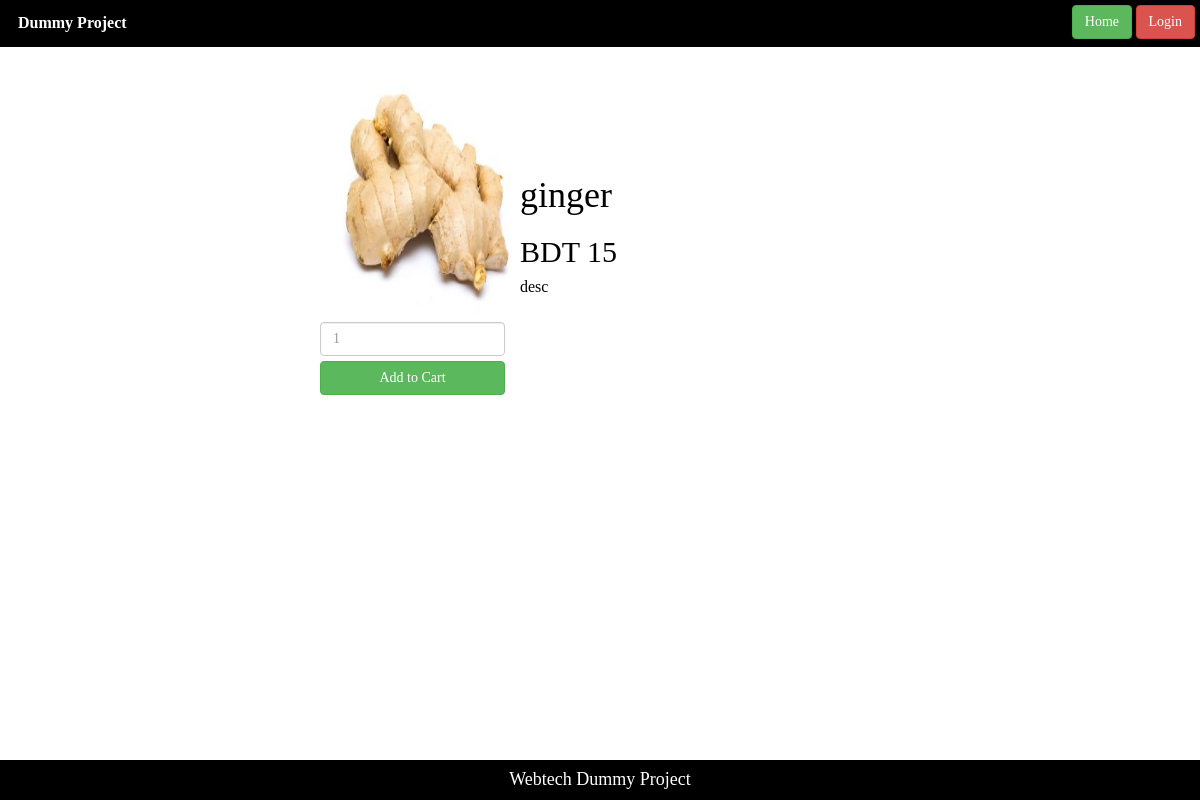
The app's page /views/item.php?id=4 with its own data.
### tables this page shows
CREATE TABLE `products` (
  `id` int(10) NOT NULL,
  `name` varchar(50) NOT NULL,
  `category_id` int(11) NOT NULL,
  `unit_price` int(11) NOT NULL,
  `unit_qty` int(11) NOT NULL,
  `description` text NOT NULL,
  `image` varchar(100) DEFAULT NULL
);

### models/database.php (called while the page is built, shortened)
<?php
	 $serverName="localhost";
	 $userName="root";
	 $password="";
	 $dbName="dummy_project";
	function get($query)
	{
        $data=array();
		global $serverName,$userName,$password,$dbName;
		$conn = mysqli_connect( $serverName, $userName, $password, $dbName);
        $result=mysqli_query($conn,$query);
        if(mysqli_num_rows($result) > 0)
        {
            while($row = mysqli_fetch_assoc($result))
            {
                $entity=array();
                foreach($row as $k=>$v)
                {
                    $entity[$k] = $row[$k];
                }
                $data[] = $entity;
            }
        }
		return $data;
	}
?>

### controllers/ProductController.php (called while the page is built, shortened)
<?php
	require_once '../models/database.php';
	function getProduct($id)
	{
		$query="SELECT * FROM products WHERE id=$id";
		$product=get($query);
		return $product[0];
	}
?>

### views/item.php (the view)
<?php include 'main_header.php';
	require_once("../controllers/ProductController.php");
	$pid = $_GET["id"];
	$product=getProduct($pid);
?>
<div class="center">
	<table>
		<tr>
			<td>
				<img class="item-image" src="<?php echo $product["image"];?>"></img>
				<input type="number" placeholder="1" style="width:185px;font-family:consolas;margin-top:5px;" class="form-control">
				<div class="add-to-cart"><a class="btn btn-success" style="width:185px;font-family:consolas;margin-top:5px;">Add to Cart</a></span></div>
			</td>
			<td>
				<h1 class="text"><?php echo $product["name"];?></h1>
				<h2 class="text">BDT <?php echo $product["unit_price"];?></h2>
				<p class="text"> <?php echo $product["description"];?></p>
			</td>
		</tr>
	</table>
</div>
<?php include 'main_footer.php';?>

### views/styles/mystyle.css (style rules this page uses)
body { background-color:white; padding:0px; }
.text { font-family:consolas; color:black; }
.center { margin: 0 auto; width:50% ; padding:20px; }
.item-image { width:200px; height:250px; border-radius: 5px; }
.btn { font-family:consolas; }

### records on screen
products: image (picture), name "ginger", unit_price "15", description "desc"
